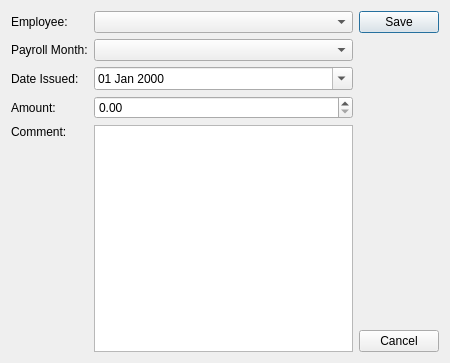
<?xml version="1.0" encoding="UTF-8"?>
<ui version="4.0">
 <class>BonusEditor</class>
 <widget class="QDialog" name="BonusEditor">
  <property name="geometry">
   <rect>
    <x>0</x>
    <y>0</y>
    <width>450</width>
    <height>363</height>
   </rect>
  </property>
  <property name="windowTitle">
   <string>Employee Bonus</string>
  </property>
  <layout class="QHBoxLayout" name="horizontalLayout">
   <item>
    <layout class="QGridLayout" name="gridLayout">
     <item row="0" column="0">
      <widget class="QLabel" name="label">
       <property name="text">
        <string>Employee:</string>
       </property>
      </widget>
     </item>
     <item row="0" column="1">
      <widget class="QComboBox" name="cboEmployee"/>
     </item>
     <item row="1" column="0">
      <widget class="QLabel" name="label_2">
       <property name="text">
        <string>Payroll Month:</string>
       </property>
      </widget>
     </item>
     <item row="1" column="1">
      <widget class="QComboBox" name="cboPayrollMonth"/>
     </item>
     <item row="2" column="0">
      <widget class="QLabel" name="label_3">
       <property name="text">
        <string>Date Issued:</string>
       </property>
      </widget>
     </item>
     <item row="2" column="1">
      <widget class="QDateEdit" name="dtpDateIssued">
       <property name="displayFormat">
        <string>dd MMM yyyy</string>
       </property>
       <property name="calendarPopup">
        <bool>true</bool>
       </property>
      </widget>
     </item>
     <item row="3" column="0">
      <widget class="QLabel" name="label_4">
       <property name="text">
        <string>Amount:</string>
       </property>
      </widget>
     </item>
     <item row="3" column="1">
      <widget class="QDoubleSpinBox" name="spinAmount">
       <property name="maximum">
        <double>99999999.000000000000000</double>
       </property>
      </widget>
     </item>
     <item row="4" column="0">
      <widget class="QLabel" name="label_5">
       <property name="text">
        <string>Comment:</string>
       </property>
       <property name="alignment">
        <set>Qt::AlignLeading|Qt::AlignLeft|Qt::AlignTop</set>
       </property>
      </widget>
     </item>
     <item row="4" column="1">
      <widget class="QTextEdit" name="txtComment"/>
     </item>
    </layout>
   </item>
   <item>
    <layout class="QVBoxLayout" name="verticalLayout">
     <item>
      <widget class="QPushButton" name="cmdSave">
       <property name="text">
        <string>Save</string>
       </property>
       <property name="default">
        <bool>true</bool>
       </property>
      </widget>
     </item>
     <item>
      <spacer name="verticalSpacer">
       <property name="orientation">
        <enum>Qt::Vertical</enum>
       </property>
       <property name="sizeHint" stdset="0">
        <size>
         <width>20</width>
         <height>40</height>
        </size>
       </property>
      </spacer>
     </item>
     <item>
      <widget class="QPushButton" name="cmdCancel">
       <property name="text">
        <string>Cancel</string>
       </property>
      </widget>
     </item>
    </layout>
   </item>
  </layout>
 </widget>
 <resources/>
 <connections>
  <connection>
   <sender>cmdCancel</sender>
   <signal>clicked()</signal>
   <receiver>BonusEditor</receiver>
   <slot>reject()</slot>
   <hints>
    <hint type="sourcelabel">
     <x>383</x>
     <y>312</y>
    </hint>
    <hint type="destinationlabel">
     <x>384</x>
     <y>243</y>
    </hint>
   </hints>
  </connection>
 </connections>
</ui>
